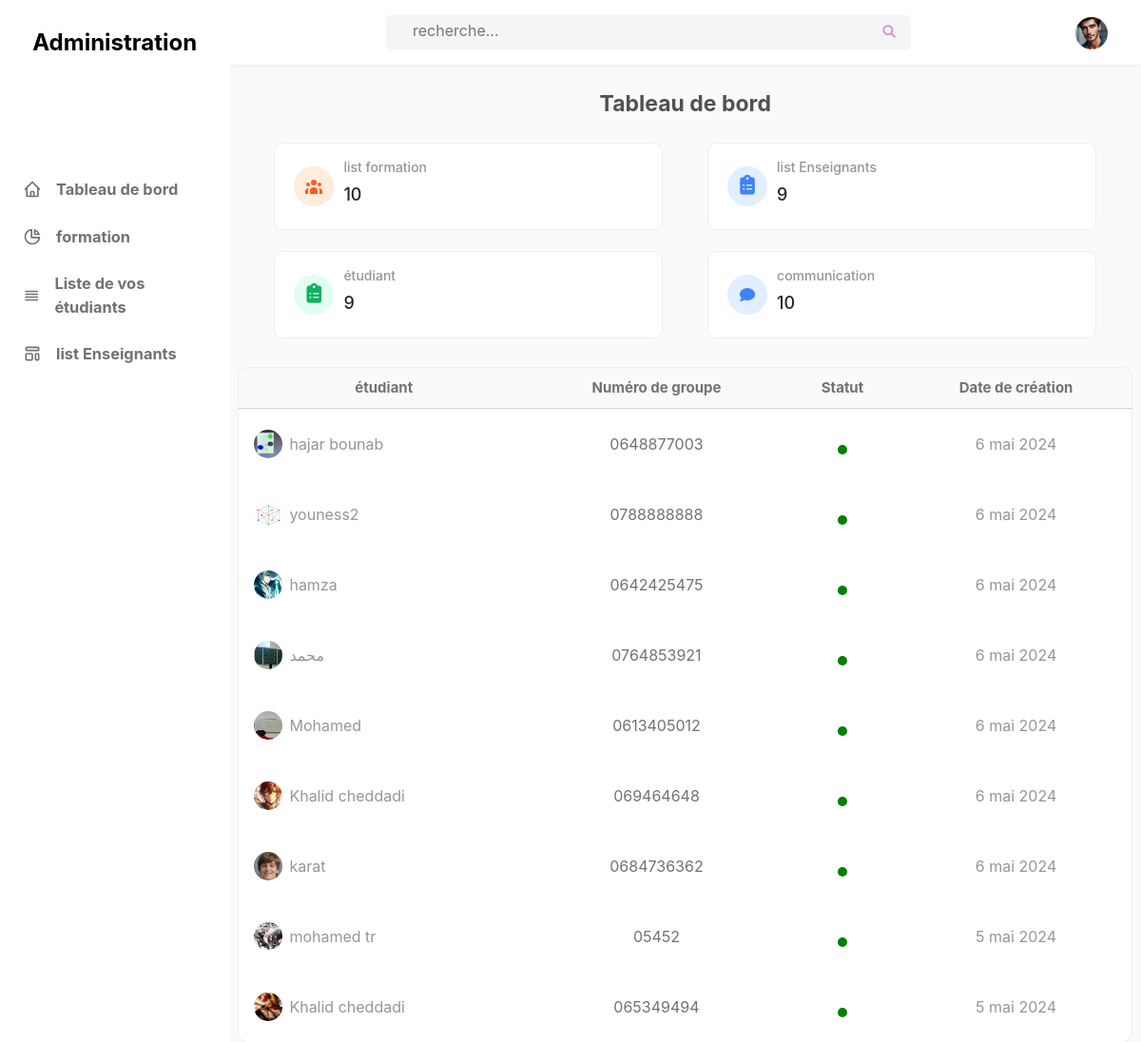
Page /admin/dashboard.php (signed in) on the committed database.
### tables this page shows
CREATE TABLE `admine` (
  `id` int(101) NOT NULL,
  `name` varchar(100) NOT NULL,
  `email` varchar(100) NOT NULL,
  `password` varchar(100) NOT NULL,
  `Numéro` varchar(100) NOT NULL,
  `image` varchar(100) NOT NULL
);

CREATE TABLE `Enseignants` (
  `id` int(101) NOT NULL,
  `name` varchar(100) NOT NULL,
  `email` varchar(100) NOT NULL,
  `password` varchar(100) NOT NULL,
  `Numéro` varchar(100) NOT NULL,
  `image` varchar(100) NOT NULL,
  `date` date NOT NULL DEFAULT current_timestamp()
);

### admin/dashboard.php (the view, shortened to what this page needs)
<?php
include '../components/connect.php';
$admin_id = $_SESSION['admin_id'];
?>
<!DOCTYPE html>
<html lang="es">
  <head>
    <link
      rel="stylesheet"
      href="https://cdnjs.cloudflare.com/ajax/libs/font-awesome/6.1.1/css/all.min.css"
    />
    <link rel="stylesheet" href="../css/Enseignants.css">
  </head>
  <body>
    <div id="left" class="left">
      <div class="titi">
        <h2>Administration</h2>
      </div>
      <ul>
      <a href="dashboard.php" style="text-decoration: none;">
        <li class="tab">
          <svg
            class="w-5 h-5"
            aria-hidden="true"
            fill="none"
            stroke-linecap="round"
            stroke-linejoin="round"
            stroke-width="2"
            viewBox="0 0 24 24"
            stroke="currentColor"
          >
            <path
              d="M3 12l2-2m0 0l7-7 7 7M5 10v10a1 1 0 001 1h3m10-11l2 2m-2-2v10a1 1 0 01-1 1h-3m-6 0a1 1 0 001-1v-4a1 1 0 011-1h2a1 1 0 011 1v4a1 1 0 001 1m-6 0h6"
            ></path>
          </svg>
          <h3>Tableau de bord</h3>
        </li>
        </a>
        <a href="list_formation.php" style="text-decoration: none;">
        <li class="tab">
          <svg
            class="w-5 h-5"
            aria-hidden="true"
            fill="none"
            stroke-linecap="round"
            stroke-linejoin="round"
            stroke-width="2"
            viewBox="0 0 24 24"
            stroke="currentColor"
          >
            <path d="M11 3.055A9.001 9.001 0 1020.945 13H11V3.055z"></path>
            <path d="M20.488 9H15V3.512A9.025 9.025 0 0120.488 9z"></path>
          </svg>
          <h3>formation</h3>
            </li>
        </a>
        <a href="list_étudiant.php" style="text-decoration: none;">
        <li class="tab">
          <svg
            class="w-5 h-5"
            aria-hidden="true"
            fill="none"
            stroke-linecap="round"
            stroke-linejoin="round"
            stroke-width="2"
            viewBox="0 0 24 24"
            stroke="currentColor"
          >
            <path d="M4 6h16M4 10h16M4 14h16M4 18h16"></path>
          </svg>
          <h3>Liste de vos étudiants</h3>
        </li>
        </a>
        <a href="list_Enseignants.php" style="text-decoration: none;">
        <li class="tab">
          <h3>list Enseignants</h3>
        </li>
        </a>
      </ul>
    </div>
    <div class="right">
      <header>
        <div class="contain">
          <div class="con-search">
            <form action="search.php" method="POST" class="search-form">
              <input type="search" name="search_box" placeholder="    recherche..." />
              <button type="submit" class="fas fa-search" name="search_btn"></button>
            </form>
          </div>
          <ul class="options">
            <li class="light-mode">
            </li>
            <li class="profile">
              <a href="page.php" class="img-a">
                <?php
            $select_profile = $conn->prepare("SELECT * FROM `admine` WHERE id = ?");
            $select_profile->execute([$admin_id]);
            if($select_profile->rowCount() > 0){
               $fetch_profile = $select_profile->fetch(PDO::FETCH_ASSOC);
              ?>
              <?php
                        if($fetch_profile['image'] != ''){
                    ?>
                    <img src="../uploaded_img/<?= $fetch_profile['image']; ?>" style="width:34px; height:34px; border-radius:50%;" alt="" aria-hidden="true">
                    <?php
                }else {
            ?>
                    <img src="../img/chico.jpg" alt="" style="width:34px; height:34px; border-radius:50%;">
            <?php
            }
            ?>
            <?php
            }
            ?>
              </a>
            </li>
          </ul>
        </div>
      </header>
      <div class="main">
        <h2 class="ti">Tableau de bord</h2>
        <div class="grid-container">
          <div class="container">
            <div class="tabs">
              <div class="inside-right" id="orange">
              </div>
              <div class="inside-left">
                <a href="list_formation.php"  style="text-decoration: none;">
                <div class="inside-top">
                <p> list formation</p>
                            </div>
                <div class="inside-bottom">
                <?php
                    $select_student = $conn->prepare("SELECT * FROM `groups`");
                    $select_student->execute();
                    $total_groups = $select_student->rowCount();
                  ?>
                  <p class="p-num"><?= $total_groups; ?></p>
                </div>
              </div>
            </div>
            <div class="tabs">
              <div
                class="inside-right"
                id="blue"
                style="color: rgb(63 131 248); background: rgb(225 239 254)"
              >
                <i
                  class="fa-solid fa-clipboard-list"
                  style="
                    display: flex;
                    align-items: center;
                    justify-content: center;
                    font-size: 1.3rem;
                  "
                ></i>
              </div>
              <div class="inside-left">
                <a href="list_Enseignants.php" style="text-decoration: none;">
                <div class="inside-top">
                  <p> list Enseignants</p>
                </div>
                <div class="inside-bottom">
                <?php
                    $select_Enseignants = $conn->prepare("SELECT * FROM `Enseignants`");
                    $select_Enseignants->execute();
                    $total_Enseignants = $select_Enseignants->rowCount();
                  ?>
                  <p class="p-num"><?= $total_Enseignants; ?></p>
                </div>
              </div>
            </div>
            <div class="tabs">
              <div
                class="inside-right"
                id="blue"
                style="color: rgb(15 177 96);background: rgb(225 254 241);"
              >
              <i
                  class="fa-solid fa-clipboard-list"
                  style="
                    display: flex;
                    align-items: center;
                    justify-content: center;
                    font-size: 1.3rem;
                  "
                ></i>
              </div>
              <div class="inside-left">
                <a href="list_étudiant.php" style="text-decoration: none;">
                <div class="inside-top">
                  <p>étudiant</p>
                </div>
                <div class="inside-bottom">
                <?php
                    $select_étudiant = $conn->prepare("SELECT * FROM `étudiant`");
                    $select_étudiant->execute();
                    $total_étudiant = $select_étudiant->rowCount();
                  ?>
                  <p class="p-num"><?= $total_étudiant; ?></p>
                </div>
              </div>
            </div>
            <div class="tabs">
              <div
                class="inside-right"
                id="blue"
                style="color: rgb(63 131 248); background: rgb(225 239 254)"
              >
              <i class="fa-solid fa-comment"
              style="
                    display: flex;
                    align-items: center;
                    justify-content: center;
                  "
              ></i>
              </div>
              <div class="inside-left">
              <a href="all_message.php" style="text-decoration: none;">
                <div class="inside-top">
                  <p>communication</p>
                </div>
                <div class="inside-bottom">
                <?php
                    $select_time = $conn->prepare("SELECT * FROM `groups`");
                    $select_time->execute();
                    $total_time = $select_time->rowCount();
                  ?>
                  <p class="p-num"><?= $total_time; ?></p>
                </div>
              </div>
            </div>
          </div>
        </div>
        <div class="table-cont">
          <div class="div-table">
          <table>
            <thead>
              <tr>
              <th>étudiant</th>
                 <th>Numéro de groupe</th>
                 <th>Statut</th>
                 <th>Date de création</th>
                 </tr>
            </thead>
            <?php
                  $select_Enseignants = $conn->prepare("SELECT * FROM `Enseignants` ORDER BY id DESC LIMIT 10");
                  $select_Enseignants->execute();
                  if($select_Enseignants->rowCount() > 0){
                    while($fetch_Enseignants = $select_Enseignants->fetch(PDO::FETCH_ASSOC)){
                  ?>
            <tbody>
              <tr>
                <td class="tden">
                  <img src="../uploaded_img/<?= $fetch_Enseignants['image']; ?>" alt="" class="pro_image">
                <?= $fetch_Enseignants['name']; ?>
                </td>
                <td>
                    <a href="view_groop_lang.php?numbre=<?= $fetch_Enseignants['Numéro']; ?>"><?= $fetch_Enseignants['Numéro']; ?></a>
                </td>
                <td>
                <button class="loop" style="<?php if($fetch_Enseignants['Numéro'] > 0){echo 'background:green; padding: 5px 5px; border-radius: 50%; border: none;'; } ?>"></button>
                </td>
                                <td>
                                <?php
                        $mois = array("janvier", "février", "mars", "avril", "mai", "juin", "juillet", "août", "septembre", "octobre", "novembre", "décembre");
                        $date_fr = date("j ", strtotime($fetch_Enseignants['date'])) . $mois[date("n", strtotime($fetch_Enseignants['date'])) - 1] . date(" Y", strtotime($fetch_Enseignants['date']));
                        echo $date_fr;
                        ?>                                </td>
                              </tr>
                            </tbody>
                            <?php
                      }
                  }else{
                      echo '<p class="empty"></p>';
                  }
                  ?>
                          </table>
                        </div>
                        </div>
</div>
</div>
  </body>
</html>

### css/Enseignants.css (style rules this page uses)
* { margin: 0; padding: 0; font-family: Inter, system-ui, -apple-system, BlinkMacSystemFont, Segoe UI, Roboto, Helvetica Neue, Arial, Noto Sans, sans-serif, Apple Color Emoji, Segoe UI Emoji, Segoe UI Symbol, Noto Color Emoji; line-height: 1.5; }
body { display: flex; height: 100vh; overflow: hidden; }
.left { display: flex; justify-content: start; gap: 84px; width: 17rem; flex-direction: column; min-width: 13rem; }
.titi { display: flex; align-items: center; justify-content: center; padding: 27px 12px; }
svg { width: 1.25rem; height: 26px; }
form.search-form { width: 100%; height: 100%; display: flex; }
button.fas.fa-search { width: 50px; border: none; background: unset; color: #d782d9; }
.tab { display: flex; align-items: center; gap: 15px; padding-left: 1.5rem; padding-right: 1.5rem; padding-top: 0.75rem; padding-bottom: 0.75rem; font-size: 14px; color: #707275; }
.right { display: flex; flex-direction: column; background: rgb(249 250 251); width: 90%; min-width: 200px; }
header { display: flex; align-items: center; justify-content: center; padding-top: 1rem; padding-bottom: 1rem; width: 100%; box-shadow: 0 4px 6px -1px rgba(0, 0, 0, 0), 0 2px 4px -1px rgba(0, 0, 0, 0.06); background: white; z-index: 2; }
.main { display: flex; flex-direction: column; height: 100vh; overflow-y: auto; overflow-x: clip; padding: 0px 10px; }
.container { display: grid; place-items: center; grid-template-columns: repeat(2, minmax(0, 1fr)); gap: 1.5rem; padding: 0px 1.6rem; margin-bottom: 2rem; }
.tabs { display: flex; align-items: center; box-shadow: 0 0 0 1px rgba(0, 0, 0, 0.05); padding: 10px 20px; border-radius: 0.5rem; background: white; width: 85%; height: 70px; }
.pro_image { width: 30px; height: 30px; border-radius: 50%; }
.tden { display: flex; align-items: center; gap: 7px; height: 50px; }
a { text-decoration: none; color: #707275; }
h2.ti { font-size: 23px; text-align: center; color: rgb(81 80 83); width: 100%; margin: 1.5rem 0px; }
.inside-right { width: 26px; height: 26px; padding: 0.5rem; background: rgb(254 236 220); color: rgb(255 90 31); display: flex; align-items: center; justify-content: center; border-radius: 9999px; margin-right: 10px; }
.inside-left { display: flex; flex-direction: column; width: 70%; height: 100%; }
.inside-top { width: 100%; height: 29px; display: flex; align-items: center; }
.inside-bottom { width: 100%; height: 29px; display: flex; align-items: center; }
p { margin-right: 10px; font-size: 14px; font-weight: 500; color: rgb(148 150 152); }
.p-num { font-size: 18px; color: rgb(36 38 45); }
ol, ul { list-style: none; }
.contain { display: flex; align-items: center; justify-content: end; width: 100%; padding: 0px 1.5rem; }
.con-search { display: flex; align-items: center; justify-content: end; background: #f4f5f7; width: 552px; min-width: 200px; height: 36px; border-radius: 5px; margin-right: 118px; }
input[type="search"] { width: 100%; min-width: 174px; height: 32px; outline: none; border-radius: 5px; border: none; background: unset; font-size: 16px; padding-left: 10px; }
ul.options { width: 100px; display: flex; }
li.light-mode { width: 50%; display: flex; align-items: center; justify-content: center; padding: 5px; color: #7e3af2; cursor: pointer; }
li.profile { width: 50%; }
a.img-a { display: flex; width: 32px; height: 32px; }
.div-table { width: 100%; align-self: center; }
table { width: 100%; box-shadow: 0 0 0 1px rgba(0, 0, 0, 0.05); border-radius: 10px; border-collapse: collapse; overflow: hidden; }
th { padding: 0.75rem 1rem; text-align: center; line-height: 1.25; color: #707275; background: #f9fafb; font-size: 15px; border-bottom: 1px solid #80808033; }
td { padding: 0.75rem 1rem; background: white; text-align: center; color: rgb(148 150 152); }

### rows in the picture
admine: image (picture)
enseignants: image (picture), name "hajar bounab", Numéro "0648877003", date "6 mai 2024"
enseignants: image (picture), name "youness2", Numéro "0788888888", date "6 mai 2024"
enseignants: image (picture), name "hamza", Numéro "0642425475", date "6 mai 2024"
enseignants: image (picture), name "محمد", Numéro "0764853921", date "6 mai 2024"
enseignants: image (picture), name "Mohamed", Numéro "0613405012", date "6 mai 2024"
enseignants: image (picture), name "Khalid cheddadi", Numéro "069464648", date "6 mai 2024"
enseignants: image (picture), name "karat", Numéro "0684736362", date "6 mai 2024"
enseignants: image (picture), name "mohamed tr", Numéro "05452", date "5 mai 2024"
enseignants: image (picture), name "Khalid cheddadi", Numéro "065349494", date "5 mai 2024"

### other values in the picture
$total_groups "10"
$total_Enseignants "9"
$total_étudiant "9"
$total_time "10"
